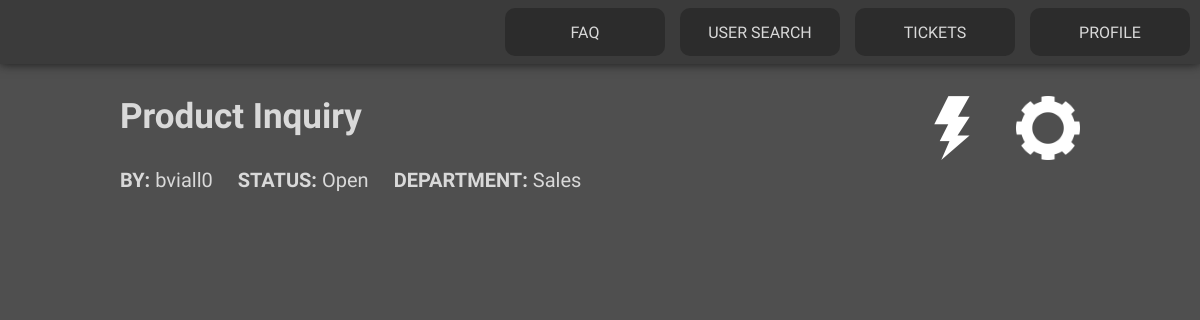
/ticket.php?id=1 (signed in), run on the app's committed database.
### tables this page shows
CREATE TABLE Ticket (
    ticketID INTEGER PRIMARY KEY AUTOINCREMENT,
    clientID INTEGER NOT NULL,
    department TEXT NOT NULL,
    status_name TEXT NOT NULL,
    title TEXT NOT NULL,
    priority INTEGER NOT NULL,
    da TEXT NOT NULL,

    FOREIGN KEY (clientID) REFERENCES User(userID),
    FOREIGN KEY (department) REFERENCES Department(name),
    FOREIGN KEY (status_name) REFERENCES Status(name)
);

CREATE TABLE User (
    userID INTEGER PRIMARY KEY AUTOINCREMENT,
    fullname TEXT NOT NULL,
    username TEXT NOT NULL,
    password TEXT NOT NULL,
    email TEXT NOT NULL,
    closedTickets INTEGER NOT NULL

);

### session.php (called while the page is built, shortened)
<?php
Class Session {
    public function isLoggedin() : bool {
        return isset($_SESSION['id']);
    }
    public function getID() : ?int{
       return $_SESSION['id'];
    }
}
?>

### database/ticket.class.php (called while the page is built, shortened)
<?php
class Ticket{
    public function __construct(int $id, string $title, string $client_name , array $agents, string $department, array $hashtags, string $status, int $priority, string $date){
        $this->id = $id;
        $this->title = $title;
        $this->client_name = $client_name;
        $this->department = $department;
        $this->status = $status;
    }
    static function getTicket(PDO $db, int $id) : ?Ticket{
        $stmt = $db->prepare('SELECT ticketID, clientID, department, status_name, title, priority, da
        FROM Ticket
        Where ticketID = ?');
        $stmt->execute(array($id));
        if($ticket = $stmt->fetch()){
            $stmt = $db->prepare('SELECT username
            FROM User
            Where userID = ?');
            $stmt->execute(array($ticket['clientID']));
            $client_name = $stmt->fetch();
            $hashtags = Hashtag::getTicketHashtags($db, (int)$ticket['ticketID']);
            $agents = Ticket::getAgents($db, (int)$ticket['ticketID']);
            return new Ticket(
                (int)$ticket['ticketID'],
                $ticket['title'],
                $client_name['username'],
                $agents,
                $ticket['department'],
                $hashtags,
                $ticket['status_name'],
                (int)$ticket['priority'],
                $ticket['da']
            );
        } else return null;
    }
    static function getAgents(PDO $db, int $ticket_id) : ?array{
        $stmt = $db->prepare('SELECT agentID
        FROM TicketAgent
        WHERE ticketID = ?');
        $agents = array();
        $stmt->execute(array($ticket_id));
        while($agent = $stmt->fetch()){
            $agents[] = User::getName($db, (int)$agent['agentID']);
        }
        return $agents;
    }
}
?>

### database/user.class.php (called while the page is built, shortened)
<?php
class User {
  static function getName(PDO $db, int $id) : ?string{
    $stmt = $db->prepare('SELECT username
    FROM User
    WHERE userID = ?');
    $stmt->execute(array($id));
    if($user = $stmt->fetch()){
      return $user['username'];
    }
  }
}
?>

### ticket.tpl.php (the view, shortened to what this page needs)
<?php
require_once(__DIR__ . '/session.php');
require_once(__DIR__ . '/common.tpl.php');
require_once(__DIR__ . '/database/ticket.class.php');
?>
<?php function drawTicketInfo(Ticket $ticket){ ?>
    <div class="ticketdata">
        <label id="title"><?=$ticket->title?></label>
        <div class="extradata">
            <label id="author"><span id="bold">BY:</span> <?=$ticket->client_name?></label>
            <label id="status"><span id="bold">STATUS:</span> <?=$ticket->status?></label>
            <label id="department"><span id="bold">DEPARTMENT:</span> <?=$ticket->department?></label>
        </div>
        <a href = "/config.php?id=<?=$ticket->id?>"><img id="confi" src="/profileImages/gear.png"></a>
        <a href = "/changes.php?id=<?=$ticket->id?>"><img id="actions" src="profileImages/action.png"></a>
    </div>
<?php } ?>

### common.tpl.php (shortened to what this page needs)
<?php
require_once(__DIR__ . '/session.php');
require_once(__DIR__ . '/database/ticket.class.php');
require_once(__DIR__ . '/database/user.class.php');
?>
<?php function setHeader(string $topic) { ?>
    <!DOCTYPE html>
    <html lang="en-US">
    <head>
        <link href="style.css" rel="stylesheet">
        <link href="structure.css" rel="stylesheet">
    </head>
    <body>
<?php } ?>
<?php function drawTopbar(Session $session){ ?>
    <div class="topbar">
        <button id="faq"><a href = "faqs.php">FAQ</a></button>
        <button id="nticket"><a href = "users.php">USER SEARCH</a></button>
        <button id="mticket"><a href = "index.php">TICKETS</a></button>
        <button id="nticket"><a href = "profile.php?id=<?=$session->getID()?>">PROFILE</a></button>
    </div>
<?php } ?>

### ticket.php (shortened to what this page needs)
<?php
require_once(__DIR__ . "/session.php");
$session = new Session();
$db = getDatabaseConnection();
require_once(__DIR__ . '/database/ticket.class.php');
$ticket = Ticket::getTicket($db, (int)$_GET['id']);
require_once(__DIR__ . "/common.tpl.php");
require_once(__DIR__ . "/ticket.tpl.php");
require_once(__DIR__ . '/database/user.class.php');
setHeader("Ticket");
if($session->isLoggedin()){
    drawTopbar($session);
    drawTicketInfo($ticket);
} else {
    header("Location : /index.php");
}
?>

### style.css (style rules this page uses)
body { background-color: #4F4F4F; }
label, p { font-family: "Georama"; }
span[id="bold"] { font-weight: bolder; }
.login, .topbar, .config, .profile, .profileedit, .ticketmenu, .usermenu { background-color: #3B3B3B; box-shadow: 0px 0px 10px #181818; border-radius: 8px; }
.topbar button { font-family: "Georama"; border: none; color: #D9D9D9; background-color: #2c2c2c; font-size: min(1em, 2.25vw); border-radius: 10px; }
.topbar button a { text-decoration: none; color: #D9D9D9; }
.extradata { display: flex; justify-content: space-between; }
.ticketdata label { text-align: left; font-size: 20px; color: #D9D9D9; }
.ticketdata label[id="title"] { font-weight: bolder; font-size: 35px; text-overflow: ellipsis; }
.ticketdata .extradata { display: flex; align-items: center; justify-content: flex-start; }
.ticketdata .extradata label { margin-right: 25px; }

### structure.css (style rules this page uses)
body { background-color: #4F4F4F; }
.topbar { position: fixed; width: 100%; height: 4em; border-radius: 0; margin: 0; border: none; left: 0; top: 0; display: flex; justify-content: flex-end; flex-direction: row; align-items: center; z-index: 999; }
.topbar button { height: 75%; margin-right: 10px; margin-left: 5px; width: 10em; flex-shrink: 1; }
.ticketdata { position: absolute; -ms-transform: translate(-50%, 0); transform: translate(-50%, 0); top: 6em; left: 50%; width: 60em; max-width: calc(100% - 50px); height: 6em; }
.ticketdata .extradata { position: absolute; -ms-transform: translate(0%, -100%); transform: translate(0%, -100%); top: 100%; width: 100%; }
.ticketdata label[id="title"], .ticketdata .extradata { max-width: 70%; }
.ticketdata img { position: absolute; -ms-transform: translate(-100%, 0%); transform: translate(-100%, 0%); left: 100%; object-fit: cover; aspect-ratio: 1; width: calc(5% + 1em); }
.ticketdata #actions { position: absolute; -ms-transform: translate(-100%, 0%); transform: translate(-100%, 0%); left: 90%; object-fit: cover; aspect-ratio: 1; width: calc(5% + 1em); }
.extradata label { top: 0vh; position: relative; }

### data on the page
ticket: title "Product Inquiry", status_name "Open", department "Sales"
user: username "bviall0"
